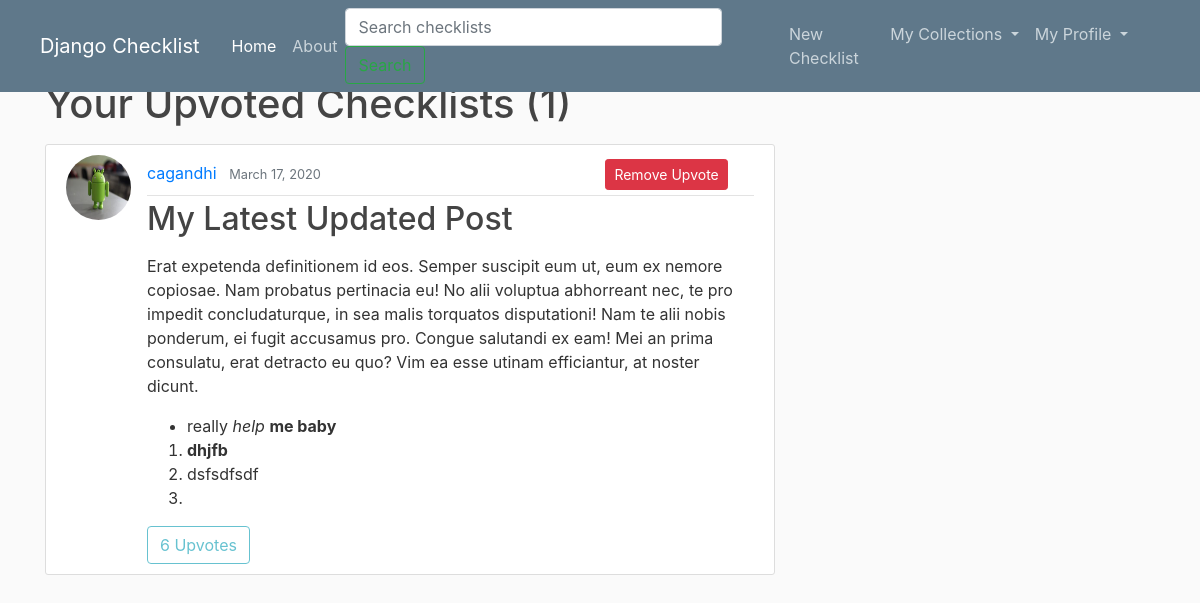
The page /upvotes/ (signed in) on the database as committed earlier.
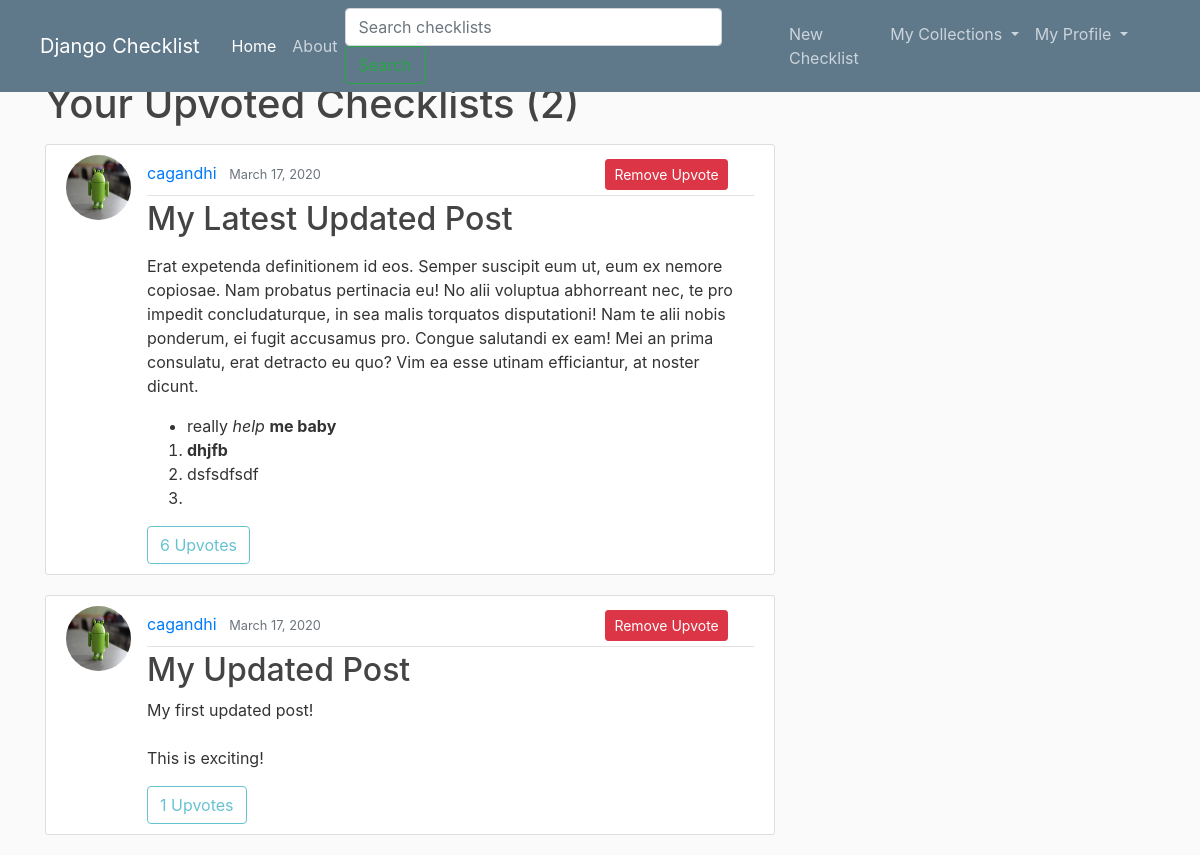
The same page on the database as committed later.
### checklist/models.py (models this page shows, shortened)
class Upvote(models.Model):
	user = models.ForeignKey(User, on_delete=models.CASCADE)
	checklist = models.ForeignKey(Checklist, on_delete=models.CASCADE)

class Checklist(models.Model):
	title = models.CharField(max_length=100)
	content = RichTextField()
	date_posted = models.DateTimeField(default=timezone.now)
	author = models.ForeignKey(User, on_delete = models.CASCADE)
	visibility = models.IntegerField(default=0)

### users/models.py (models this page shows, shortened)
class Profile(models.Model):
	user = models.OneToOneField(User, on_delete = models.CASCADE)
	image = models.ImageField(default='default.jpg', upload_to='profile_pics')

### checklist/views.py (the view)
# urls.py: path('upvotes/', UpvoteChecklistListView.as_view(), name='upvotes'),
class UpvoteChecklistListView(ListView):
	model = Upvote
	template_name = 'checklist/upvote_checklists.html'
	paginate_by = 5
	def get_context_data(self, **kwargs):
		context = super(UpvoteChecklistListView, self).get_context_data(**kwargs)
		upvotes_cnt_list = []
		upvotes_var = Upvote.objects.filter(user=self.request.user)
		for upvote in upvotes_var:
			upvotes_cnt_list.append(Upvote.objects.filter(checklist=upvote.checklist).count())
		checklist_upvotes = zip(upvotes_var, upvotes_cnt_list)
		paginator = Paginator(list(checklist_upvotes), self.paginate_by)
		page = self.request.GET.get('page')
		try:
			page_checklist_upvotes = paginator.page(page)
		except PageNotAnInteger:
			page_checklist_upvotes = paginator.page(1)
		except EmptyPage:
			page_checklist_upvotes = paginator.page(paginator.num_pages)
		context['checklist_upvotes'] = page_checklist_upvotes
		context['title'] = 'bookmarks'
		context['is_paginated'] = page_checklist_upvotes.has_other_pages
		return context

### checklist/templates/checklist/upvote_checklists.html (shortened to what this page needs)
{% extends "checklist/base.html" %}
{% block content %}
	<h1 class="mb-3">Your Upvoted Checklists ({{ checklist_upvotes.paginator.count }})</h1>
	{% for upvote, uvote in checklist_upvotes %}
		<article class="media content-section">
			<img class="rounded-circle article-img" src="{{ upvote.checklist.author.profile.image.url }}">
			<div class="media-body">
				<div class="article-metadata">
					<a class="mr-2" href="{% url 'user-checklists' upvote.checklist.author.username %}">{{ upvote.checklist.author }}</a>
					<small class="text-muted">{{ upvote.checklist.date_posted|date:'F d, Y' }}</small>
					<a style="margin-left: 280px" class="btn btn-danger btn-sm mt-1 mb-1 mr-1" href="{% url 'checklist-upvote' upvote.checklist.id %}">Remove Upvote</a>
				</div>
				<h2><a class="article-title" href="{% url 'checklist-detail' upvote.checklist.id %}">{{ upvote.checklist.title }}</a></h2>
				<p class="article-content">{{ upvote.checklist.content|safe }}</p>
				{% if user.is_authenticated %}
					<a class="btn btn-outline-info disabled">{{ uvote }} Upvotes</a>
				{% endif %}
			</div>
		</article>
	{% endfor %}
{% endblock content  %}

Rows that differ between the two databases and show on the page:
added Upvote: checklist.author.profile.image (picture), checklist.author "cagandhi", checklist.date_posted "March 17, 2020", checklist "My Updated Post", checklist.content "My first updated post! This is exciting!", uvote "1"
Other text that changed with them:
{{ checklist_upvotes.paginator.count }}: "1" → "2"
